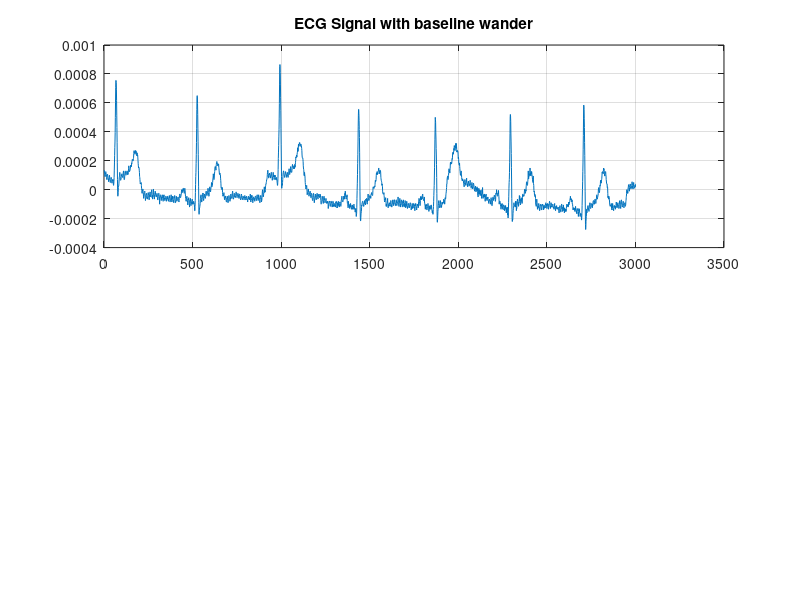

This figure's MATLAB source: (Note: this script raises an error after producing the figure.)
x=load ('samples.txt');
x1=x (:,2);
x2=x1./1000;
x2=x2 (2000:5000);
subplot (2,1,1), plot(x2), title ('ECG Signal with baseline wander'), grid on
 [C, L] = wavedec (x2,9,'bior3.7'); % Decomposition 
 a9 = wrcoef ('a', C, L,'bior3.7',9); % Approximate Component
 d9 = wrcoef ('d', C, L,'bior3.7',9); % Detailed components
d8 = wrcoef ('d', C, L,'bior3.7',8);
d7 = wrcoef ('d', C, L,'bior3.7',7);
d6 = wrcoef ('d', C, L,'bior3.7',6);
d5 = wrcoef ('d', C, L,'bior3.7',5);
d4 = wrcoef ('d', C, L,'bior3.7',4);
d3 = wrcoef ('d', C, L,'bior3.7',3);
d2 = wrcoef ('d', C, L,'bior3.7',2);
d1 = wrcoef ('d', C, L,'bior3.7',1);
y= d9+d8+d7+d6+d5+d4+d3+d2+d1;
subplot (2,1,2), plot(y), title ('ECG Signal after baseline wander REMOVED'), grid on